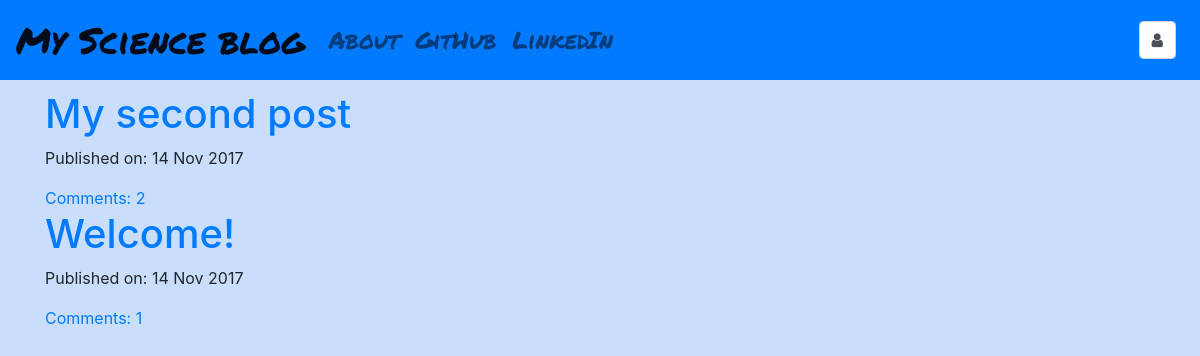
The page / on the database its author committed.
### my_blog/models.py (models this page shows, shortened)
class Post(models.Model):
    author = models.ForeignKey('auth.User')
    title = models.CharField(max_length = 200)
    text = models.TextField()
    created_date = models.DateTimeField(default = timezone.now)
    published_date = models.DateTimeField(blank = True, null = True)
    def approve_comments(self):
        return self.comments.filter(approved_comment = True)

### my_blog/views.py (the view)
# urls.py: url(r'^$', views.PostListView.as_view(), name = 'post_list'),
class PostListView(ListView):
    model = Post
    def get_queryset(self):
        return Post.objects.filter(published_date__lte = timezone.now()).order_by('-published_date')

### my_blog/templates/my_blog/post_list.html
{% extends "my_blog/base.html" %}
{% block content %}
<div class="centerstage">
  {% for post in post_list %}
    <div class="post">
      <h1><a href="{% url 'post_detail' pk=post.pk %}">{{ post.title }}</a></h1>
      <div class="date">
        <p>Published on: {{ post.published_date|date:"d M Y" }}</p>
      </div>
      <a href="{% url 'post_detail' pk=post.pk %}">Comments: {{ post.approve_comments.count }}</a>
    </div>
  {% endfor %}
</div>
{% endblock %}

### my_blog/static/css/blog.css (style rules this page uses)
.centerstage { margin-left: auto; margin-right: auto; }
.loader { background-color: #c9defc; filter:hue-rotate(0deg); color:linear-gradient(45deg,#0f8,#08f); animation:hue 10000ms infinite linear; }

### rows shown on the page
Post: title "My second post", published_date "14 Nov 2017", approve_comments.count "2"
Post: title "Welcome!", published_date "14 Nov 2017", approve_comments.count "1"
